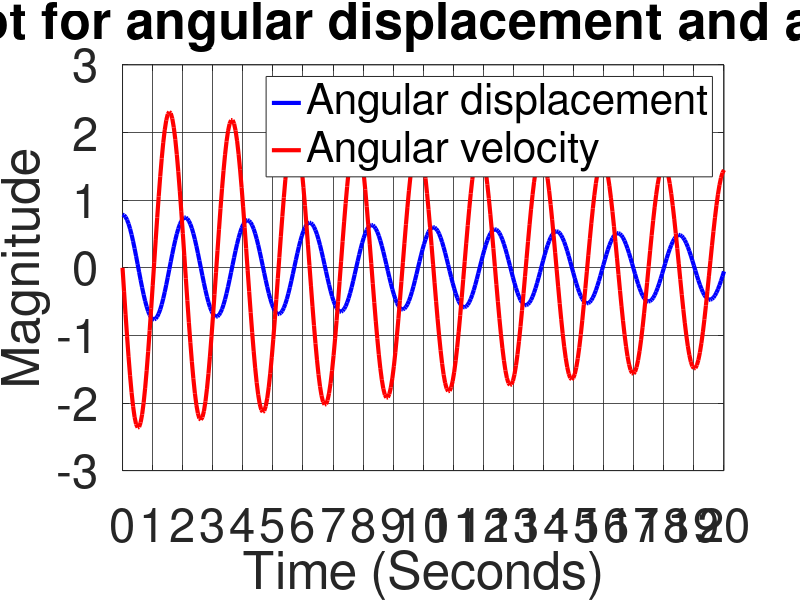
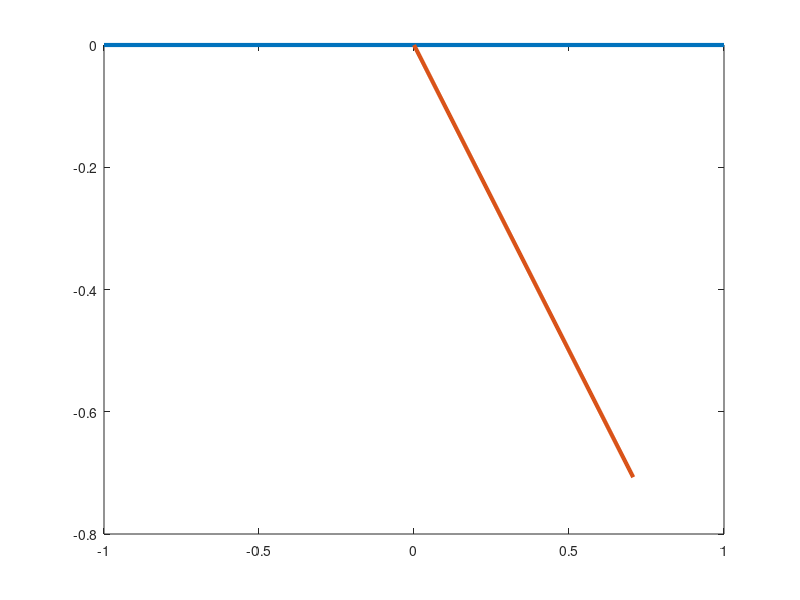

These charts were generated, in order, by the following MATLAB code: (Note: this script raises an error after producing the figures.)

function [theta] = pendulumT()
    fs = 34; % Font Size for axis, title, legend
    l = 1;
    g = 9.81;
    m = 1;
    b = 0.05;
    t = linspace(0, 20, 400);
    % theta0 = [0, 3];
    theta0 = [pi/4, 0];
    [t, theta] = ode45(@(t, theta) [theta(2); -(b * theta(2)/m)-(g*sin(theta(1))/l)], t, theta0);
    figure(1);
    plot(t, theta(:,1), 'color', 'b', 'linewidth', 3);
    hold on;
    plot(t, theta(:,2), 'color', 'r', 'linewidth', 3);
    grid on;
    set(gca, 'gridalpha', .8);
    Leg = legend('Angular displacement', 'Angular velocity');
    xticks([0:20]); 
    set(Leg, 'fontsize', fs);
    xlabel('Time (Seconds)', 'fontsize', fs);
    ylabel('Magnitude', 'fontsize', fs);
    title('Pendulum plot for angular displacement and angular velocity' , 'fontsize', fs);
    set(gca, 'fontsize', fs);
    
    
    
    for i = 1:length(theta(1))
        figure(2)
        clf;
        x0 = 0;
        y0 = 0;
        x1 = l * sin(theta(i, 1));
        y1 = l * cos(theta(i, 1));
        plot([-1, 1], [0, 0], 'linewidth', 3);
        hold on;
        line([x0, x1], [-y0, -y1], 'linewidth', 3);
        plot(x1, -y1, "0", 'markersize', 40, 'markerfacecolor', 'g');
        grid on;
        axis([-1.5, 1.5, -1.5, 0.5]);
        title('Pendulum animation', 'fontsize', 20);
        printf('Creating GIF- Progrss... %d/%dn', i, length(t));
        img = print('-RGBImage');
        imwrite(img, 'animation.gif', 'DelayTime', 0.1, 'Compression', 'bzip', 'WriteMode', 'append');
                
    endfor
% https://skill-lync.com/student-projects/week-3-speed-programming-in-matlab-octave-for-non-computer-science-engineers-24
 
    
    
    
    
    
    
    
    
    
    
    
    
    
    
    
    
   
    
    
endfunction
